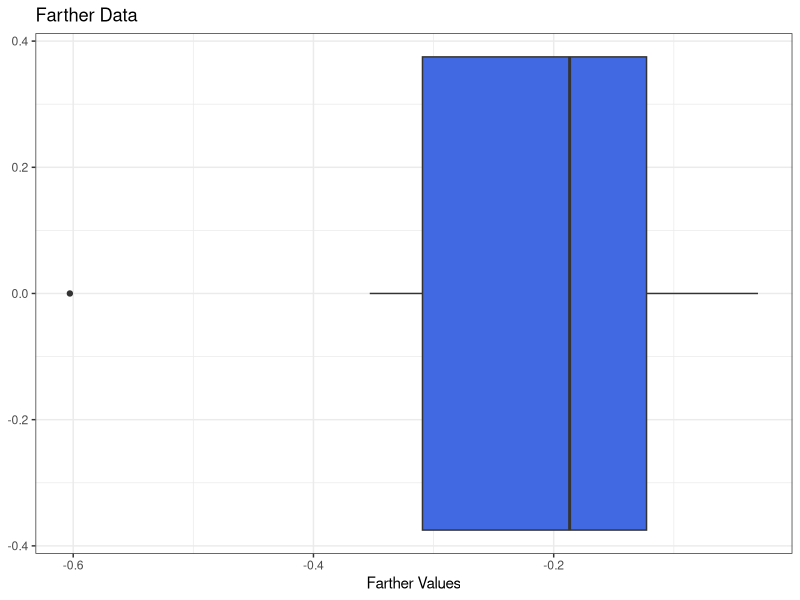
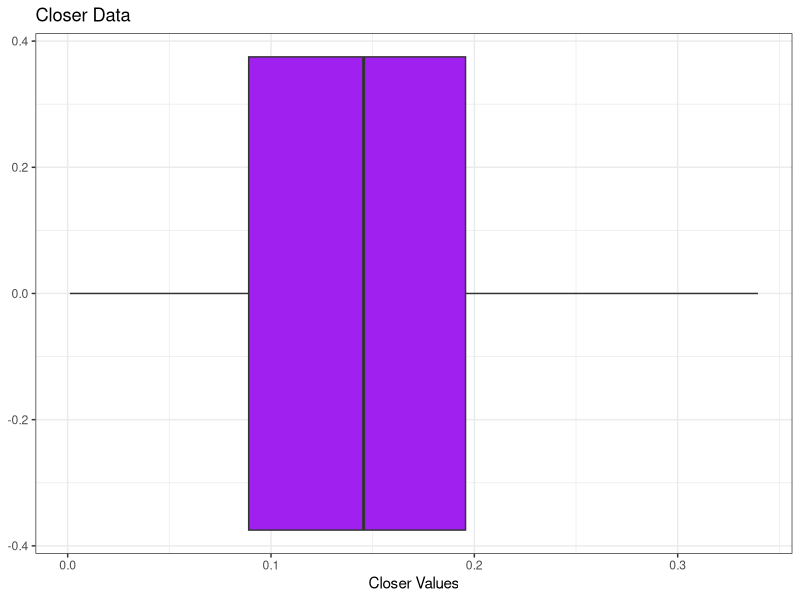
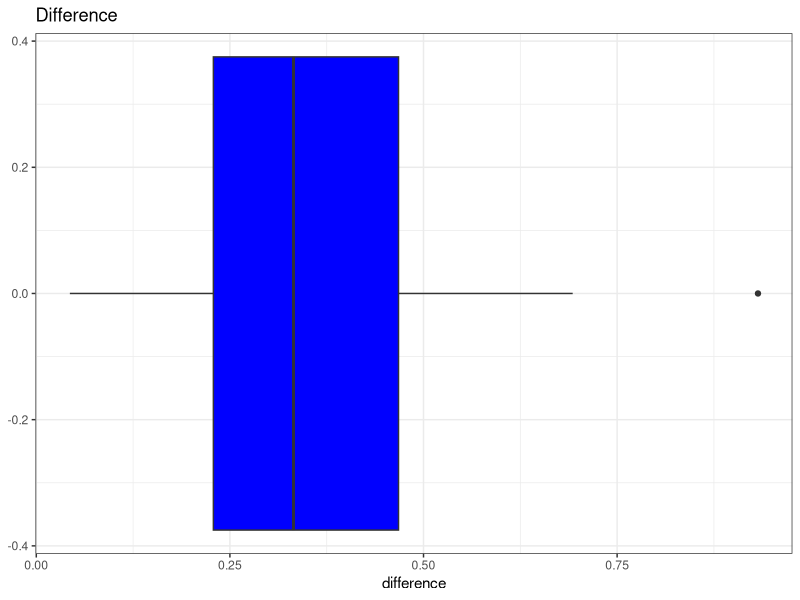

Here is the R script that generated these plots, in order: (Note: this script raises an error after producing the figures.)
library(tidyverse)
library(pwr)
library(ggplot2)
################################################################################
# Lab 10
################################################################################

#############
# Step 1
#############
n.value = pwr.t.test(d = 0.65, # large effect
           power = 0.80,
           sig.level = 0.05,
           alternative = "two.sided",
           type = "one.sample")$n
############
# Step 2 and 3
############
data = read_csv("data.csv") |>
  mutate(difference = `Closer Values` - `Farther Values`)

numerical.summary = data |>
  pivot_longer(cols = c(`Farther Values`, `Closer Values`, "difference"), values_to = "Dopamine", 
               names_to = "Type") |>
  group_by(Type) |>
  summarize(mean = mean(Dopamine), sd = sd(Dopamine))

numerical.summary
  
# Further data
ggplot(data = data) +
  geom_boxplot(aes(x = `Farther Values`), 
                fill = "royalblue") + 
  theme_bw() + 
  ggtitle("Farther Data")
# Closer data
ggplot(data = data) + 
  geom_boxplot(aes(x = `Closer Values`), 
                 fill = "purple") +
  theme_bw() +
  ggtitle("Closer Data")

#Difference data
ggplot(data = data) + 
  geom_boxplot(aes(x = difference), fill = "blue") + 
  theme_bw() + 
  ggtitle("Difference")
###############
# Step 4
###############

val = t.test(data$`Closer Values`, mu = 0,
             alternative =  "greater", 
             conf.level = .95)

val2 = t.test(data$`Farther Values`, mu = 0,
             alternative =  "less", 
             conf.level = .95)
val3 = t.test(data$difference, mu = 0,
              alternative =  "two.sided", 
              conf.level = .95)

####################################
# Step 5
####################################

################
# Closer values (less than test)
################
#Null distribution
ggdat.t <- tibble(t=seq(-10,10,length.out=1000))|>
  mutate(pdf.null = dt(t, df=n-1)) 
#Calculates breaks for the plot
# How can we just plug in n-1?
val.tstat = as.numeric(val$statistic)
t.breaks1 = c(-5, qt(.95, df = n-1), 0 , 5, val.tstat)
# t-distribution
ggdat.test.stat = tibble(t = val$statistic, y = 0)
mu0 = 0
length = length(data$`Closer Values`)
resamples <- tibble(t=numeric(1000))

for(i in 1:1000){
  curr.sample = sample(data$`Closer Values`, size = length, replace = TRUE)
  resamples$t[i] = (mean(curr.sample)-mu0)/(sd(curr.sample)/sqrt(length))
}


ggplot() +
  # null distribution
  geom_line(data=ggdat.t, 
            aes(x=t, y=pdf.null))+
  geom_hline(yintercept=0)+
  # rejection region
  geom_ribbon(data=subset(ggdat.t, t>=qt(0.95, df=n-1)),
              aes(x=t, ymin=0, ymax=pdf.null),
              fill="grey", alpha=0.5)+
  # plot p-value (not visible)
  geom_ribbon(data=subset(ggdat.t, t>=val.tstat),
              aes(x=t, ymin=0, ymax=pdf.null),
              fill="orange", alpha=0.25)+
  # plot observation point
  geom_point(data=ggdat.test.stat, aes(x=t, y=y), color="red")+
  # Resampling Distribution
  stat_density(data=resamples, 
               aes(x=t),
               geom="line", color="grey") + 
  #clean up aesthetics
  theme_bw() + 
  scale_x_continuous("t",
                   breaks = round(t.breaks1,2))
#                    sec.axis = sec_axis(~.,
#                                        name = bquote(bar(x)),
#                                        breaks = t.breaks,
#                                        labels = round(xbar.breaks,2)))+
# ylab("Density")+
# ggtitle("T-Test for Mean Dopamine released in Close Responses",
#         subtitle=bquote(H[0]==0*";"~H[a]!=NEED TO INSERT VALUE))

################
#Farther values (greater than test)
################
#Computing the test statistic
ggdat.test.stat2 = tibble(t = val2$statistic, y = 0)
mu0 = 0
length = length(data$`Farther Values`)
resamples2 <- tibble(t=numeric(1000))
val2.tstat = as.numeric(val2$statistic)
for(i in 1:1000){
  curr.sample = sample(data$`Farther Values`, size = length, replace = TRUE)
  resamples2$t[i] = (mean(curr.sample)-mu0)/(sd(curr.sample)/sqrt(length))
}

# Plotting
ggplot() +
  # null distribution
  geom_line(data=ggdat.t, 
            aes(x=t, y=pdf.null))+
  geom_hline(yintercept=0)+
  # rejection regions
   geom_ribbon(data=subset(ggdat.t, t<=qt(0.05, df=n-1)), 
               aes(x=t, ymin=0, ymax=pdf.null),
               fill="grey", alpha=0.5)+
 # plot p-value (not visible)
  geom_ribbon(data=subset(ggdat.t, t<=val2.tstat),
              aes(x=t, ymin=0, ymax=pdf.null),
              fill="orange", alpha=0.25)+
  # plot observation point
  geom_point(data=ggdat.test.stat2, aes(x=t, y=y), color="red")+
  # Resampling Distribution
  stat_density(data=resamples2, 
               aes(x=t),
               geom="line", color="grey") + 
  #clean up aesthetics
  theme_bw()
  # scale_x_continuous("t",
  #                    breaks = round(t.breaks,2),
  #                    sec.axis = sec_axis(~.,
  #                                        name = bquote(bar(x)),
  #                                        breaks = t.breaks,
  #                                        labels = round(xbar.breaks,2)))+
  # ylab("Density")+
  # ggtitle("T-Test for Mean Dopamine released in Far Responses",
  #         subtitle=bquote(H[0]==0*";"~H[a]!=NEED TO INSERT VALUE))


  
  
  
  
################
# Different Values (Not equal to test)
################
  
  ggdat.test.stat3 = tibble(t = val3$statistic, y = 0)
  mu0 = 0
  length = length(data$difference)
  resamples3 <- tibble(t=numeric(1000))
  
  for(i in 1:1000){
    curr.sample = sample(data$difference, size = length, replace = TRUE)
    resamples3$t[i] = (mean(curr.sample)-mu0)/(sd(curr.sample)/sqrt(length))
  }
  
  # Plotting
  
  ggplot() +
    # null distribution
    geom_line(data=ggdat.t, 
              aes(x=t, y=pdf.null))+
    geom_hline(yintercept=0)+
    # rejection regions
    geom_ribbon(data=subset(ggdat.t, t<=qt(0.025, df=n-1)), 
                aes(x=t, ymin=0, ymax=pdf.null),
                fill="grey", alpha=0.5)+
    geom_ribbon(data=subset(ggdat.t, t>=qt(0.975, df=n-1)),
                aes(x=t, ymin=0, ymax=pdf.null),
                fill="grey", alpha=0.5)+
    # plot p-value (not visible)
    #MIGHT NEED TO FIX
    geom_ribbon(data=subset(ggdat.t, t>=val3$statistic),
                aes(x=t, ymin=0, ymax=pdf.null),
                fill="orange", alpha=0.25)+
    # plot observation point
    geom_point(data=ggdat.test.stat3, aes(x=t, y=y), color="red")+
    # Resampling Distribution
    stat_density(data=resamples3, 
                 aes(x=t),
                 geom="line", color="grey") + 
  #clean up aesthetics
  theme_bw()
  # scale_x_continuous("t",
  #                    breaks = round(t.breaks,2),
  #                    sec.axis = sec_axis(~.,
  #                                        name = bquote(bar(x)),
  #                                        breaks = t.breaks,
  #                                        labels = round(xbar.breaks,2)))+
  # ylab("Density")+
  # ggtitle("T-Test for Mean Perceived Whiteness of Social Security Recipients",
  #         subtitle=bquote(H[0]==3.5*";"~H[a]!=3.5))
